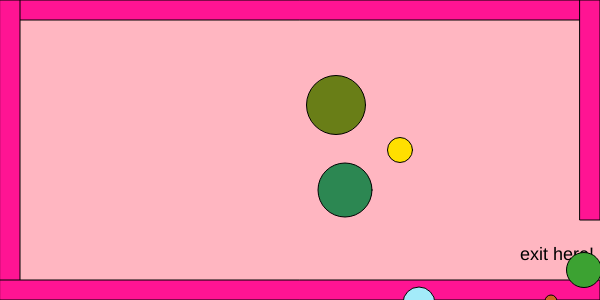
Frame 1 (no input)
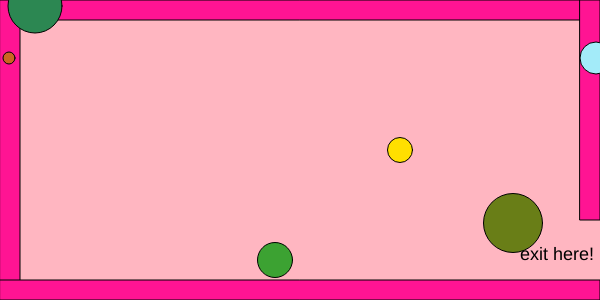
Frame 60 (no input)
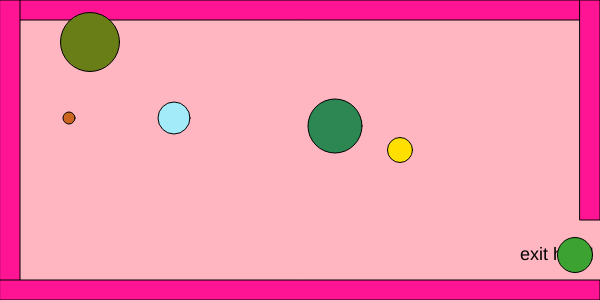
Frame 120 (the mouse pressed at the canvas centre since frame 60)

The p5.js sketch that drew these frames (run headless with seeded random() and noise() and a simulated clock; from frame 60 on, the mouse is pressed at the canvas centre):

// p5.js sketch
// ── sketch.js
var characterX = 400;
var characterY = 150;

var w = 87;
var s = 83;
var a = 65;
var d = 68;

// obstacles
var shapeXs = [];
var shapeYs = [];
var diameters = [];
var shapeXSpeeds = [];
var shapeYSpeeds = [];
var colors = [];

// mouse click obstacle
var mouseShapeX;
var mouseShapeY;

function setup ()
{
    createCanvas(600,300);

    for(var i = 0; i < 5; i++)
    {
        shapeXs[i] = getRandomNumber(width);
        shapeYs[i] = getRandomNumber(height);

        diameters[i] = getRandomNumber(50);

        shapeXSpeeds[i] = Math.floor(Math.random() * 5) + 1;
        shapeYSpeeds[i] = Math.floor(Math.random() * 5) + 1;

        // random colors
        colors[i] = [
            Math.floor(Math.random() * 255),
            Math.floor(Math.random() * 255),
            Math.floor(Math.random() * 255)
        ];
    }

    createCharacter(400,150);
}

function draw()
{
    background(255,182,193);

    createBorders(20);
    createExit();

    drawCharacter();
    characterMovement();

    drawObstacle();
    moveObstacles();

    drawMouseShape();

    checkWin();
}

function createCharacter(x,y)
{
    characterX = x;
    characterY = y;
}

function drawCharacter()
{
    fill(255,223,0);
    circle(characterX, characterY, 25);
}

function characterMovement()
{
    if(keyIsDown(w))
    {
        characterY -= 10;
    }

    if(keyIsDown(s))
    {
        characterY += 10;
    }
    
    if(keyIsDown(a))
    {
        characterX -= 10;
    }

    if(keyIsDown(d))
    {
        characterX += 10;
    }
}

function createBorders(thickness)
{
    fill(255,20,147);

    rect(0,0, width, thickness);
    rect(0,0, thickness, height);
    rect(0, height - thickness, width, thickness);
    rect(width - thickness, 0, thickness, height - 80);
}

function createExit()
{
    fill(0);
    textSize(18);
    text("exit here!", width - 80, height - 40);
}

function drawObstacle()
{
    for(var i = 0; i < shapeXs.length; i++)
    {
        fill(
            colors[i][0],
            colors[i][1],
            colors[i][2]
        );

        circle(
            shapeXs[i],
            shapeYs[i],
            diameters[i]
        );
    }
}

function moveObstacles()
{
    for(var i = 0; i < shapeXs.length; i++)
    {
        shapeXs[i] += shapeXSpeeds[i];
        shapeYs[i] += shapeYSpeeds[i];

        if(shapeXs[i] > width)
        {
            shapeXs[i] = 0;
        }

        if(shapeXs[i] < 0)
        {
            shapeXs[i] = width;
        }

        if(shapeYs[i] > height)
        {
            shapeYs[i] = 0;
        }

        if(shapeYs[i] < 0)
        {
            shapeYs[i] = height;
        }
    }
}

function mouseClicked()
{
    mouseShapeX = mouseX;
    mouseShapeY = mouseY;
}

function drawMouseShape()
{
    fill(120,130,140);
    circle(mouseShapeX, mouseShapeY, 25);
}

function checkWin()
{
    if(characterX > width - 20 && characterY > height - 80)
    {
        fill(255);
        text("you did it!", width / 2 - 60, height / 2);
    }
}

function getRandomNumber(number)
{
    return Math.floor(Math.random() * number) + 10;
}
